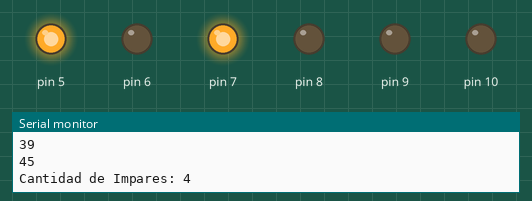
The sketch below on a simulated Arduino Uno, built with avr-gcc and run on an emulated ATmega328P. On the bench: output pins drawn as LEDs (lit = HIGH), the last lines printed to the serial monitor. Random numbers use the default seed unless the sketch sets one.

Above: at 0.1 s.
At 5.6 s:
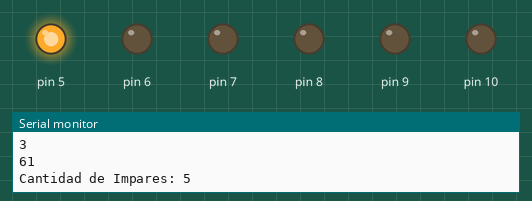
At 11.1 s:
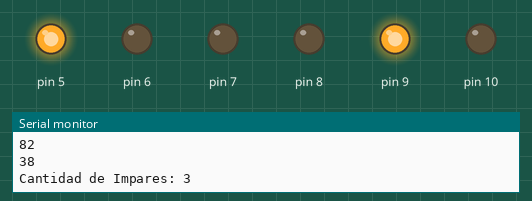
At 16.6 s:
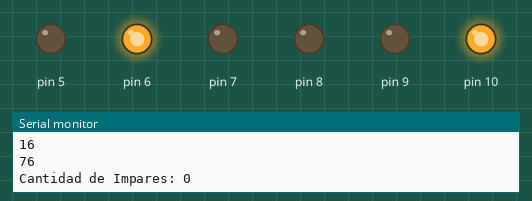
At 27.6 s:
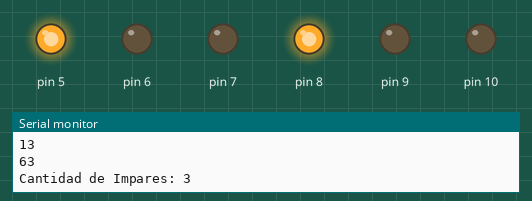
At 38.6 s:
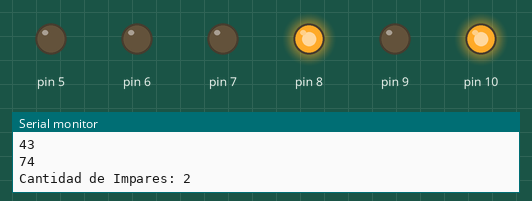
Timing chart, 0 to 40.0 s (numbered marks = the images above):
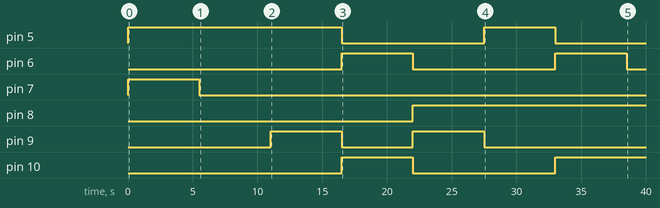

Measured:
- by itself, pin 5: LOW → HIGH at 0.00 s, → LOW 16.5 s later, → HIGH 11.0 s later, → LOW 5.5 s later
- by itself, pin 6: alternates HIGH for 5.5 s and LOW for 11.0 s
- by itself, pin 7: LOW → HIGH at 0.00 s, → LOW 5.5 s later
- by itself, pin 8: LOW → HIGH at 22.0 s
- by itself, pin 9: alternates HIGH for 5.5 s and LOW for 5.5 s, 4 changes in all, then stays LOW
- by itself, pin 10: LOW → HIGH at 16.5 s, → LOW 5.5 s later, → HIGH 11.0 s later

The sketch:

Tarea_2_Arduino.ino
```cpp
int valor[5];
int led[5];

void setup() {
  // put your setup code here, to run once:
  pinMode(6, OUTPUT);
  pinMode(7, OUTPUT);
  pinMode(8, OUTPUT);
  pinMode(9, OUTPUT);
  pinMode(10, OUTPUT);
  pinMode(5, OUTPUT);
  Serial.begin(9600);
  randomSeed(analogRead(0));
}

void generar(int valor[], int led[]){
  led[0]=6;
  led[1]=7;
  led[2]=8;
  led[3]=9;
  led[4]=10;
  for (int i=0;i<5;i++)
  {
    valor[i] = random(101);
  }
}
void encenderLed(int valor[], int led[]){
  for (int i=0;i<5;i++)
  {
    if(valor[i]%2==0 && valor[i]>=50) {digitalWrite(led[i],HIGH);}
    else {digitalWrite(led[i],LOW);}

    Serial.print(valor[i]);
    Serial.print("\n");
  }
}

int contar (int valor[]){
  int contarled=0;
    for(int i=0;i<5;i++)
    {
      if (valor[i]%2==1)
      {
        contarled++;
      }
    }
  return contarled;
}

void loop() {

    generar(valor, led);
    encenderLed(valor,led);
    if ((contar(valor))>=3) {digitalWrite(5,HIGH);}
    else {digitalWrite(5,LOW);}
    Serial.print("Cantidad de Impares: ");
    Serial.print(contar(valor));
    Serial.print("\n");
      delay(5500);

}
```
